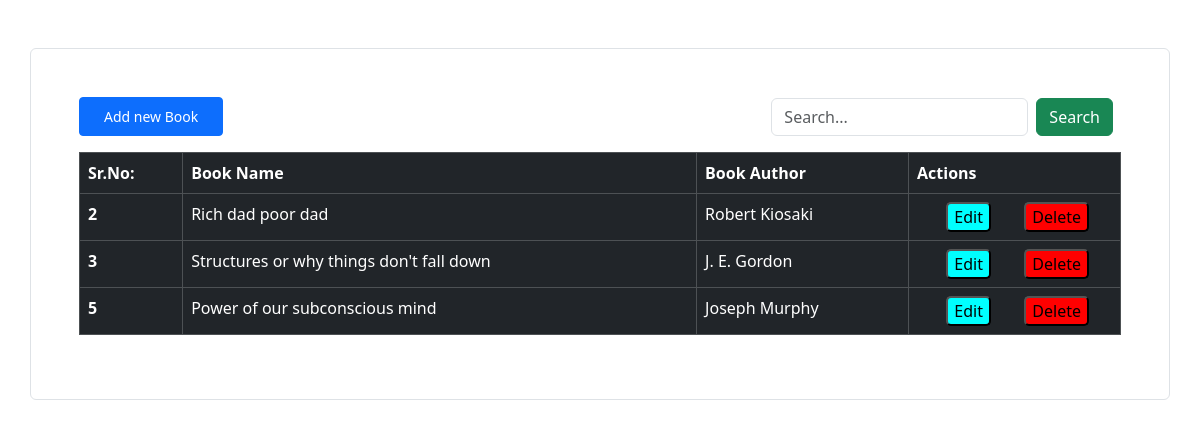
Before: / with the older database file.
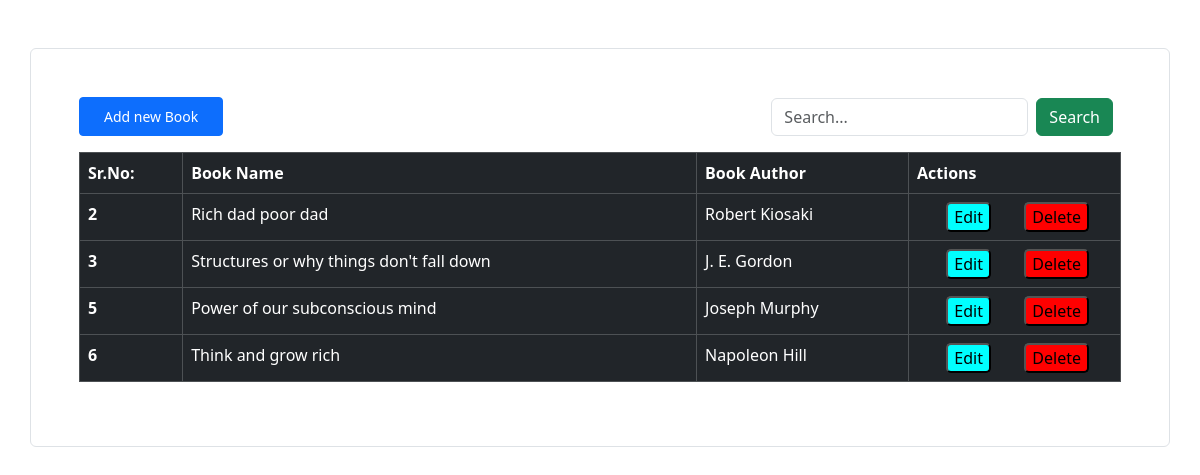
After: the same page with the newer database file.
### crudapp/models.py (models this page shows, shortened)
class Student(models.Model):
    name = models.CharField(max_length=100, verbose_name="Student Name")
    email = models.CharField(max_length=277, verbose_name="Student Email")

### crudapp/views.py (the view, shortened to what this page needs)
# urls.py: path('', views.index, name="index"),
def index(request):
    students = Student.objects.all()
    context = {'students': students}
    return render(request, "index.html", context=context)

### crudapp/templates/index.html (shortened to what this page needs)
<!DOCTYPE html>
<html lang="en">
<head>
    <link href="https://cdn.jsdelivr.net/npm/bootstrap@5.3.2/dist/css/bootstrap.min.css" rel="stylesheet">
</head>
<body>
<div class="container mt-5 p-5 border rounded">
    <div class="d-flex justify-content-between align-items-center">
        <a href="#" data-bs-toggle="modal" data-bs-target="#addStudentModal" class="btn btn-primary px-4 py-2 btn-sm">Add new Book</a>
        <div class="">
            <form action="" method="post" class="d-flex">
                <input type="search" name="searchquery" class="form-control" placeholder="Search...">
                <button class="btn btn-success mx-2" name="search">Search</button>
            </form>
        </div>
    </div>
    <table class="table table-dark table-hover table-bordered mt-3">
        <thead>
        <tr>
            <th scope="col">Sr.No:</th>
            <th scope="col">Book Name</th>
            <th scope="col">Book Author</th>
            <th scope="col">Actions</th>
        </tr>
        </thead>
        <tbody>
        {% for student in students %}
        <tr>
            <th>{{ student.id }}</th>
            <td>{{ student.name }}</td>
            <td>{{ student.email }}</td>
            <td>
                <button href="#" data-bs-toggle="modal" data-bs-target="#updateStudentModal_{{ student.id }}" type="button" style="background-color: aqua; border-radius: 5px; margin-left: 15%;">Edit</button>
                <button href="#" data-bs-toggle="modal" data-bs-target="#deleteStudentModal_{{ student.id }}" type="button" style="background-color: red; border-radius: 5px; margin-left: 15%;">Delete</button>
            </td>
        </tr>
        {% endfor %}
        </tbody>
    </table>
</div>
</body>
</html>

Changed rows visible on the page:
added Student: id "6", name "Think and grow rich", email "Napoleon Hill"
